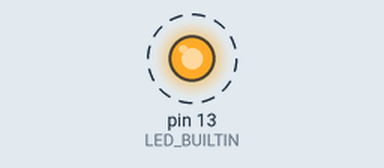
Simulated run of this sketch. Board: Arduino Uno, built with avr-gcc and run on an emulated ATmega328P. On the bench: output pins drawn as LEDs (lit = HIGH). Dashed ring = blinking.

Above: at 0.5 s.
Timing chart, 0 to 4.6 s (numbered marks = the images above):
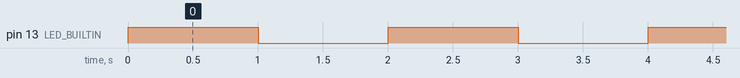

The sketch:

target_sender_Trinket.ino
```cpp
#include <Wire.h>

void setup()
{
  pinMode(LED_BUILTIN, OUTPUT);
  Wire.begin(0x32);
  Wire.onRequest(requestEvent);
}

void blink()
{
  digitalWrite(LED_BUILTIN, HIGH);
  delay(1000);
  digitalWrite(LED_BUILTIN, LOW);
  delay(1000);
}

void loop()
{
  blink();
  //delay(100);
}

void requestEvent()
{
  Wire.write("Hello from Trinket M0!");
}
```

Measured:
- by itself, pin 13 (LED_BUILTIN): alternates HIGH for 1.0 s and LOW for 1.0 s
